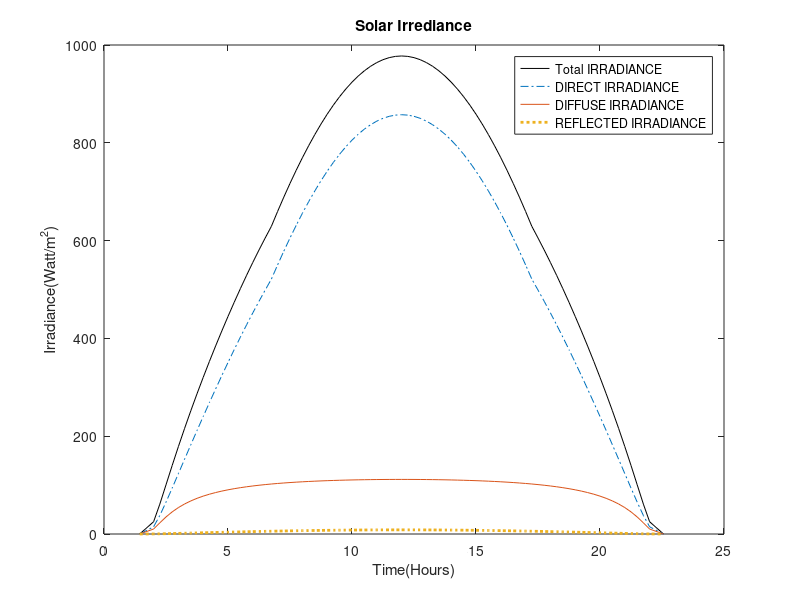

MATLAB code for this plot:

clc
clear all
close all

l=23.750; % LATTITUDE
n=219; %DAY 219, AUG 7


a= 23.45*(sind((n+284)*(360/365))) %declination angle

tlt = l ;    % TILT ANGLE                

AA = 1160+75*sind((360/365)*(n-275));
kk = 0.174+0.035*sind((360/365)*(n-100));
cc = 0.095+(0.04*sind((360/365)*(n-100)));
alb = 0.2; %GROUND reflectance


Ws = acosd((-tand(l)*tand(a)))  %sunrise angle

% local time not equal to solar time. 
%12 = SOLAR NOON TIME ; local time = 11;12;13


Sr=12-((l/219)*(acosd(-tand(l)*tand(a))))%sunrise time
Ss=12+((l/219)*(acosd(-tand(l)*tand(a))))% sunset time

intsr=floor(Sr)+1;
intss=floor(Ss);    %% JUST FOR MATLAB TIME INTERVAL SMOOTHNESS


T=Ss-Sr;  %total day time

timle=[Sr,intsr:0.25:intss,Ss]                                                   % 60/15 =4 ; 1/4 = ?

p=length(timle);

for i=1:(p)
    
    ws=(-Ws+(((2*Ws)/T)*(timle(i)-Sr))) %hour angle

  TTIME = timle(i)  
    

A=asind((sind(a)*sind(l))+(cosd(a)*cosd(l)*cosd(ws))) %solar altitude angle

Za=90-A;%zenith angle

AM=(1/cosd(Za)) %air mass

AM2=(1/sind(A)) %air mass

 fys=asind((cosd(a)*sind(ws))/cosd(A)); %SOLAR AZIMUTH
 
 % fi2=asind(sind(ws)/(sind(bft))) ;  %if surface azimuthal exist
% kosh= (cosd(A)* cosd(fys-fi2)*sind(bft))+(sind(A)*cosd(bft))

 kosh= (cosd(A)* cosd(fys-0)*sind(tlt))+(sind(A)*cosd(tlt)) %incident angle



Ib = AA*(exp(-kk*AM)); %BEAM IRRADIANCE


if(Ib==inf)
    Ib=0;
else
    Ib=AA*(exp(-kk*AM));
end

Ib

% Io=1367*((0.7)^(AM^(0.678)));

Idrect(i) = Ib*kosh;

refactpf = ((1-cosd(tlt))/2);
difactmf = ((1+cosd(tlt))/2); %sky


 idt(i) = cc*Ib*difactmf; %DIFFUSE IRRADIANCE
 
 irt(i) = alb*Ib*(sind(A)+cc)*refactpf;   %REFLECTANCE IRRADIANCE

Ibeam = Idrect(i)% BEAM IRRADIANCE STRIKE TO THE COLLECTOR
Idiffuse = idt(i)
Ireflect = irt(i)


total(i)= irt(i)+idt(i)+Idrect(i);


end

total_irradiance=sum(total)
total_direct = sum(Idrect)
total_diffusion = sum(idt)
total_reflect = sum(irt)

direct_portion = (total_direct/total_irradiance)*100
diffusion_portion = (total_diffusion/total_irradiance)*100
reflect_portion = (total_reflect/total_irradiance)*100


Energy_S=total_irradiance*0.25
monotb=total;

figure(12)
plot (timle,total,'k',timle,Idrect,'-.',timle,idt,'-',timle,irt,':','LineWidth',2),legend('Total IRRADIANCE', 'DIRECT IRRADIANCE','DIFFUSE IRRADIANCE','REFLECTED IRRADIANCE');
xlabel('Time(Hours)')
ylabel('Irradiance(Watt/m^2)')
str=sprintf('Solar Irrediance');
title(str);